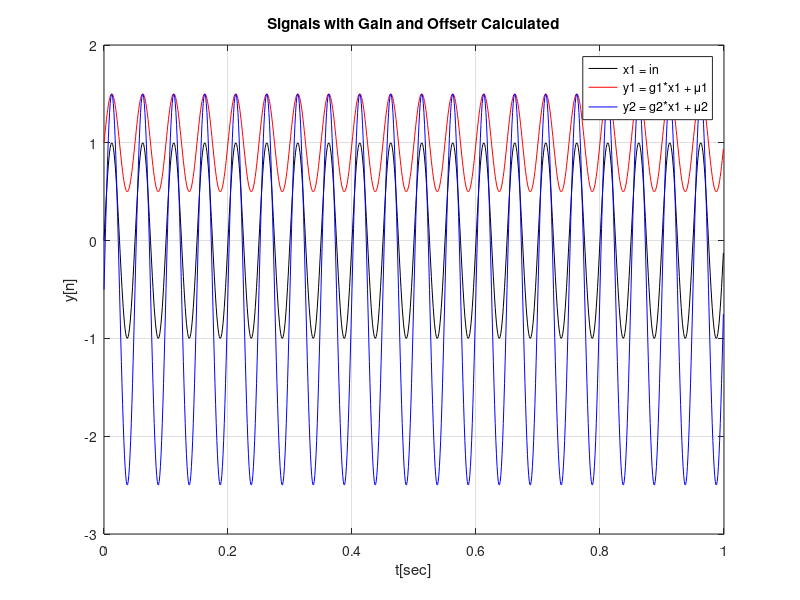
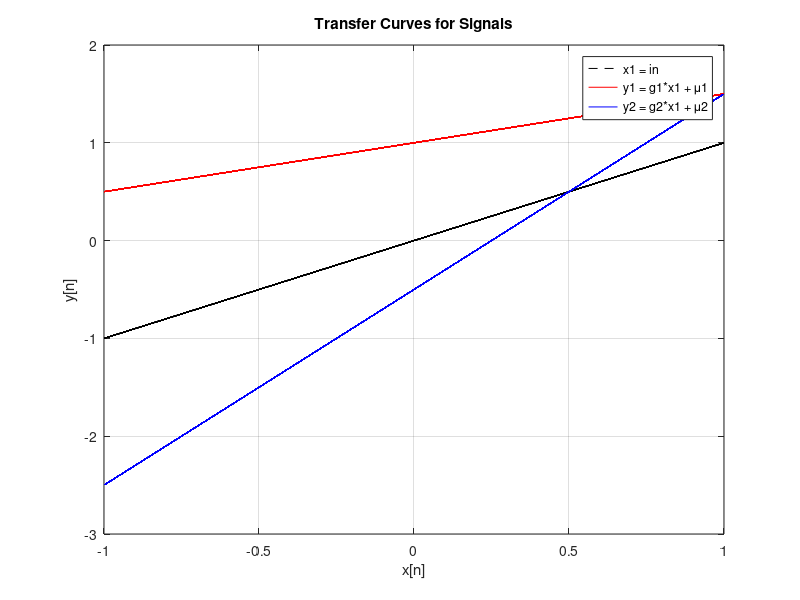

Here is the MATLAB script that generated these plots, in order: (Note: this script raises an error after producing the figures.)
N = 1000;
fs = 1000;
Ts = 1/fs;
t = [0:N-1]*Ts;

f1 = 20;
in = sin(2*pi*f1.*t);

g1 = 0.5; g2 = 2; mue1 = 1; mue2 = -0.5;
y1 = g1*in + mue1; y2 = g2*in + mue2;

figure(1); plot(t,in, 'black', t,y1,'red',t,y2,'blue'); title('Signals with Gain and Offsetr Calculated');
ylabel('y[n]'); xlabel('t[sec]'); legend('x1 = in', 'y1 = g1*x1 + {\mu1}','y2 = g2*x1 + {\mu2}'); grid on; 

figure(2); plot(in,in,'black--',in,y1,'red',in,y2,'blue'); title('Transfer Curves for Signals'); ylabel('y[n]'); xlabel('x[n]');
legend('x1 = in', 'y1 = g1*x1 + {\mu1}','y2 = g2*x1 + {\mu2}'); grid on; 
ax = gca; ax.XAxisLocation = 'origin'; ax.YAxisLocation = 'origin';


lalala;